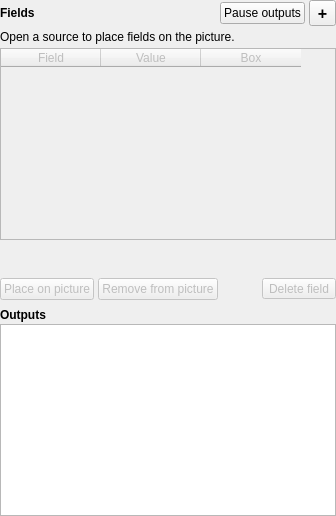
      <widget class="QWidget" name="widget_leftPane" native="true">
       <layout class="QVBoxLayout" name="verticalLayout_leftPane">
        <property name="spacing">
         <number>4</number>
        </property>
        <property name="leftMargin">
         <number>0</number>
        </property>
        <property name="topMargin">
         <number>0</number>
        </property>
        <property name="rightMargin">
         <number>0</number>
        </property>
        <property name="bottomMargin">
         <number>0</number>
        </property>
        <item>
         <layout class="QHBoxLayout" name="horizontalLayout_fieldsHeader">
          <property name="spacing">
           <number>4</number>
          </property>
          <item>
           <widget class="QLabel" name="label_fields">
            <property name="font">
             <font>
              <bold>true</bold>
             </font>
            </property>
            <property name="text">
             <string>Fields</string>
            </property>
           </widget>
          </item>
          <item>
           <spacer name="horizontalSpacer_fieldsHeader">
            <property name="orientation">
             <enum>Qt::Horizontal</enum>
            </property>
            <property name="sizeHint" stdset="0">
             <size>
              <width>40</width>
              <height>20</height>
             </size>
            </property>
           </spacer>
          </item>
          <item>
           <widget class="QPushButton" name="pushButton_stopUpdates">
            <property name="toolTip">
             <string>Freeze every output (text files, HTTP server, OBS, vMix, UNO, API) at its current values, for example during a timeout or a replay. The readings in this window keep updating.</string>
            </property>
            <property name="text">
             <string>Pause outputs</string>
            </property>
            <property name="checkable">
             <bool>true</bool>
            </property>
           </widget>
          </item>
          <item>
           <widget class="QToolButton" name="toolButton_addBox">
            <property name="minimumSize">
             <size>
              <width>27</width>
              <height>0</height>
             </size>
            </property>
            <property name="toolTip">
             <string>New custom field</string>
            </property>
            <property name="accessibleName">
             <string>New custom field</string>
            </property>
            <property name="font">
             <font>
              <pointsize>12</pointsize>
              <bold>true</bold>
             </font>
            </property>
            <property name="text">
             <string notr="true">+</string>
            </property>
           </widget>
          </item>
         </layout>
        </item>
        <item>
         <widget class="QLabel" name="label_fieldsHint">
          <property name="text">
           <string>Open a source to place fields on the picture.</string>
          </property>
          <property name="wordWrap">
           <bool>true</bool>
          </property>
          <property name="hint" stdset="0">
           <bool>true</bool>
          </property>
         </widget>
        </item>
        <item>
         <widget class="QWidget" name="groupBox_sb_info" native="true">
          <property name="enabled">
           <bool>false</bool>
          </property>
          <layout class="QVBoxLayout" name="verticalLayout_3">
           <property name="spacing">
            <number>4</number>
           </property>
           <property name="leftMargin">
            <number>0</number>
           </property>
           <property name="topMargin">
            <number>0</number>
           </property>
           <property name="rightMargin">
            <number>0</number>
           </property>
           <property name="bottomMargin">
            <number>0</number>
           </property>
           <item>
            <widget class="QTableWidget" name="tableWidget_boxes">
             <property name="sizePolicy">
              <sizepolicy hsizetype="Expanding" vsizetype="Expanding">
               <horstretch>0</horstretch>
               <verstretch>1</verstretch>
              </sizepolicy>
             </property>
             <property name="toolTip">
              <string>The fields and their latest values. Click a field to select its box; double-click a custom field (or press F2) to rename it; right-click for more.</string>
             </property>
             <property name="accessibleName">
              <string>Fields and readings</string>
             </property>
             <property name="contextMenuPolicy">
              <enum>Qt::CustomContextMenu</enum>
             </property>
             <property name="horizontalScrollBarPolicy">
              <enum>Qt::ScrollBarAlwaysOff</enum>
             </property>
             <property name="editTriggers">
              <set>QAbstractItemView::NoEditTriggers</set>
             </property>
             <property name="tabKeyNavigation">
              <bool>false</bool>
             </property>
             <property name="dragDropOverwriteMode">
              <bool>false</bool>
             </property>
             <property name="selectionMode">
              <enum>QAbstractItemView::SingleSelection</enum>
             </property>
             <property name="showGrid">
              <bool>false</bool>
             </property>
             <attribute name="horizontalHeaderMinimumSectionSize">
              <number>100</number>
             </attribute>
             <attribute name="horizontalHeaderStretchLastSection">
              <bool>false</bool>
             </attribute>
             <attribute name="verticalHeaderVisible">
              <bool>false</bool>
             </attribute>
             <column>
              <property name="text">
               <string>Field</string>
              </property>
             </column>
             <column>
              <property name="text">
               <string>Value</string>
              </property>
             </column>
             <column>
              <property name="text">
               <string>Box</string>
              </property>
             </column>
            </widget>
           </item>
           <item>
            <widget class="QLabel" name="label_hiddenFields">
             <property name="toolTip">
              <string>The fields that aren't on the picture are hidden in this layout (View &gt; Show unused fields)</string>
             </property>
             <property name="wordWrap">
              <bool>true</bool>
             </property>
             <property name="hint" stdset="0">
              <bool>true</bool>
             </property>
            </widget>
           </item>
           <item>
            <widget class="QWidget" name="widget_fieldsFooter" native="true">
            <layout class="QVBoxLayout" name="verticalLayout_fieldsFooter">
             <property name="spacing">
              <number>2</number>
             </property>
             <property name="leftMargin">
              <number>0</number>
             </property>
             <property name="topMargin">
              <number>0</number>
             </property>
             <property name="rightMargin">
              <number>0</number>
             </property>
             <property name="bottomMargin">
              <number>0</number>
             </property>
             <item>
              <widget class="QLabel" name="label_fieldActionHint">
               <property name="minimumSize">
                <size>
                 <width>1</width>
                 <height>0</height>
                </size>
               </property>
               <property name="wordWrap">
                <bool>true</bool>
               </property>
               <property name="hint" stdset="0">
                <bool>true</bool>
               </property>
              </widget>
             </item>
             <item>
            <layout class="QHBoxLayout" name="horizontalLayout_fieldsFooter">
             <property name="spacing">
              <number>4</number>
             </property>
             <item>
              <widget class="QPushButton" name="pushButton_makeBox">
               <property name="enabled">
                <bool>false</bool>
               </property>
               <property name="toolTip">
                <string>Put a box for the selected field in the middle of the picture, then drag it over the value. You can also drag over the value on the picture, or double-click the field. Formerly “Add to Scene”.</string>
               </property>
               <property name="text">
                <string>Place on picture</string>
               </property>
              </widget>
             </item>
             <item>
              <widget class="QPushButton" name="pushButton_removeBox">
               <property name="enabled">
                <bool>false</bool>
               </property>
               <property name="toolTip">
                <string>Take the selected field's box off the picture. Its settings go back to the defaults. Formerly “Remove Selected”.</string>
               </property>
               <property name="text">
                <string>Remove from picture</string>
               </property>
              </widget>
             </item>
             <item>
              <spacer name="horizontalSpacer_fieldsFooter">
               <property name="orientation">
                <enum>Qt::Horizontal</enum>
               </property>
               <property name="sizeHint" stdset="0">
                <size>
                 <width>40</width>
                 <height>20</height>
                </size>
               </property>
              </spacer>
             </item>
             <item>
              <widget class="QToolButton" name="toolButton_removeBox">
               <property name="toolTip">
                <string>Delete the selected custom field (the standard fields can't be deleted)</string>
               </property>
               <property name="accessibleName">
                <string>Delete the selected custom field</string>
               </property>
               <property name="text">
                <string>Delete field</string>
               </property>
              </widget>
             </item>
            </layout>
             </item>
            </layout>
            </widget>
           </item>
          </layout>
         </widget>
        </item>
        <item>
         <widget class="QWidget" name="widget_liveDestinations" native="true">
          <property name="sizePolicy">
           <sizepolicy hsizetype="Preferred" vsizetype="Maximum">
            <horstretch>0</horstretch>
            <verstretch>0</verstretch>
           </sizepolicy>
          </property>
          <layout class="QVBoxLayout" name="verticalLayout_liveDestinations">
           <property name="spacing">
            <number>2</number>
           </property>
           <property name="leftMargin">
            <number>0</number>
           </property>
           <property name="topMargin">
            <number>4</number>
           </property>
           <property name="rightMargin">
            <number>0</number>
           </property>
           <property name="bottomMargin">
            <number>0</number>
           </property>
           <item>
            <widget class="QLabel" name="label_liveDestinations">
             <property name="font">
              <font>
               <bold>true</bold>
              </font>
             </property>
             <property name="text">
              <string>Outputs</string>
             </property>
            </widget>
           </item>
           <item>
            <widget class="QListView" name="listView_liveDestinations">
             <property name="toolTip">
              <string>The outputs and what they are doing. Double-click one to show its settings.</string>
             </property>
             <property name="accessibleName">
              <string>Outputs and their state</string>
             </property>
             <property name="horizontalScrollBarPolicy">
              <enum>Qt::ScrollBarAlwaysOff</enum>
             </property>
             <property name="editTriggers">
              <set>QAbstractItemView::NoEditTriggers</set>
             </property>
             <property name="selectionMode">
              <enum>QAbstractItemView::NoSelection</enum>
             </property>
             <property name="uniformItemSizes">
              <bool>true</bool>
             </property>
            </widget>
           </item>
          </layout>
         </widget>
        </item>
        <item>
         <spacer name="horizontalSpacer_fieldsWidth">
          <property name="orientation">
           <enum>Qt::Horizontal</enum>
          </property>
          <property name="sizeType">
           <enum>QSizePolicy::Fixed</enum>
          </property>
          <property name="sizeHint" stdset="0">
           <size>
            <width>220</width>
            <height>0</height>
           </size>
          </property>
         </spacer>
        </item>
       </layout>
      </widget>
